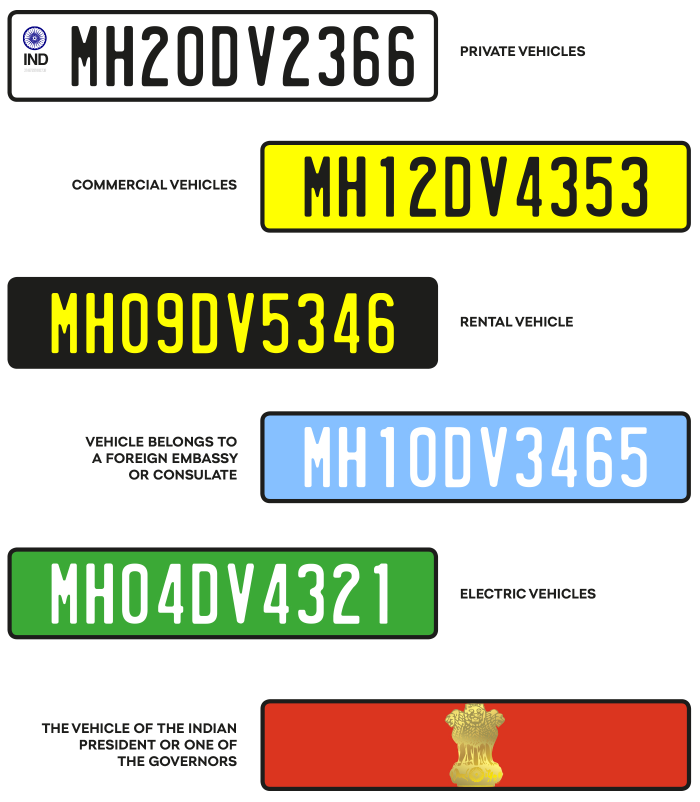
#> input picture alpr-project/processing_script/data/sample_images/sample_car.jpg, 1400 x 1603 px (shown at 1/2 size)
$ python -i utils.py   (imports and definitions only)
#> lines starting #> are read from the running program, lines starting #| are printed output that depends on the picture
#> further down, picture is the input picture: shape (1603, 1400, 3); mean B, G, R 184.6, 205.4, 206.9
import cv2
import numpy as np
import re
import yaml
from pathlib import Path
import matplotlib.pyplot as plt

class IndianPlateValidator:
    """Validator for Indian license plate patterns"""

    # [54 lines left out: functions __init__, validate_plate_format, extract_state_code, not called in this run]

class ImageProcessor:
    """Image processing utilities for license plate recognition"""

    @staticmethod
    def enhance_plate_image(image):
        """
        Enhance license plate image for better OCR

        Args:
            image: Input image (numpy array)

        Returns:
            numpy array: Enhanced image
        """
        if len(image.shape) == 3:
            gray = cv2.cvtColor(image, cv2.COLOR_BGR2GRAY)
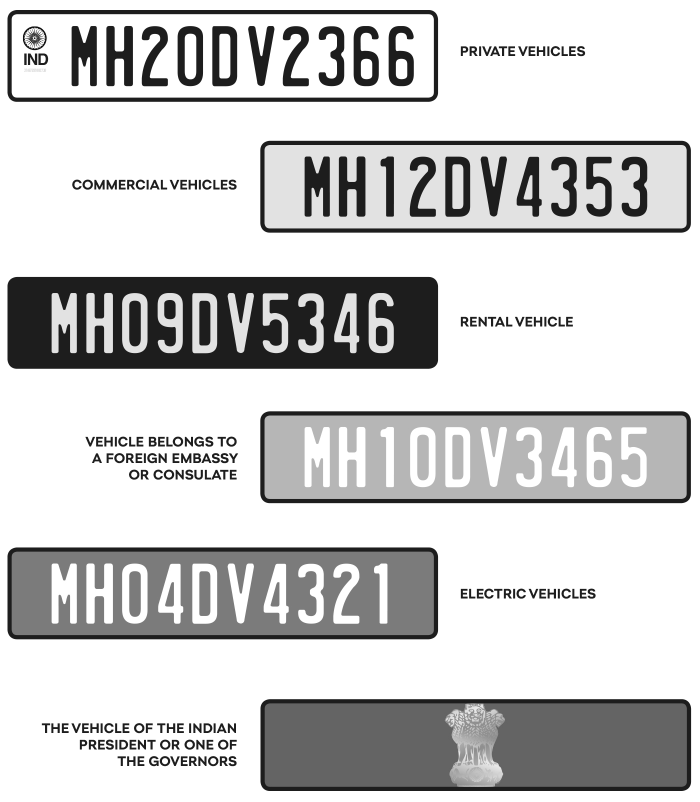
#> gray: shape (1603, 1400) (shown at 1/2 size); min 14, max 255, mean 203.5
        else:
            gray = image.copy()

        # Apply CLAHE (Contrast Limited Adaptive Histogram Equalization)
        clahe = cv2.createCLAHE(clipLimit=2.0, tileGridSize=(8,8))
        enhanced = clahe.apply(gray)

        # Apply bilateral filter
        filtered = cv2.bilateralFilter(enhanced, 11, 17, 17)

        # Apply morphological operations
        kernel = cv2.getStructuringElement(cv2.MORPH_RECT, (3, 3))
        processed = cv2.morphologyEx(filtered, cv2.MORPH_CLOSE, kernel)

        return processed

    # [27 lines left out: function resize_maintain_aspect, not called in this run]

class TextCleaner:
    """Text processing utilities for license plate recognition"""

    # [65 lines left out: functions clean_ocr_text, format_indian_plate, not called in this run]

class Visualizer:
    """Visualization utilities"""

    # [102 lines left out: functions plot_detection_results, create_comparison_plot, test_utilities, not called in this run]

# [2 lines not run here, left out]

>>> import cv2
>>> picture = cv2.imread('../processing_script/data/sample_images/sample_car.jpg')
>>> result = ImageProcessor().enhance_plate_image(picture)
